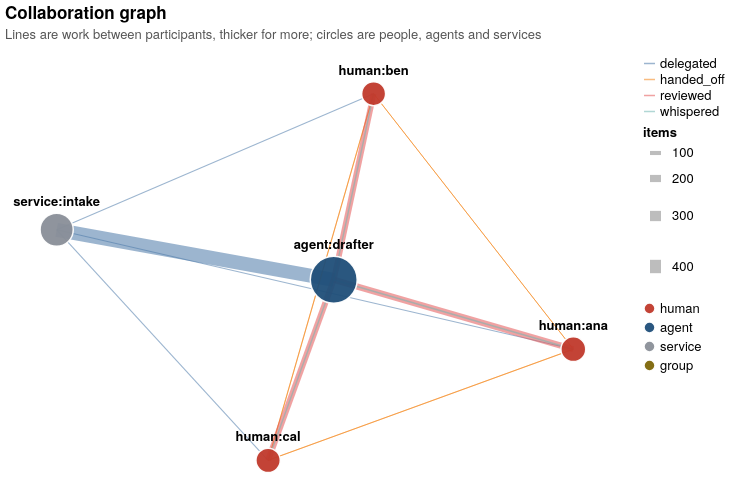

The cell this chart's notebook holds for it:
### Code cell
pictures["collaboration"]

### Figure 1 — Vega-Lite specification as saved in the notebook (floating-point values rounded to 4 significant figures)
{"$schema": "https://vega.github.io/schema/vega-lite/v5.json", "config": {"axis": {"domainColor": "#cccccc", "gridColor": "#eeeeee", "labelFontSize": 13, "labelPadding": 6, "titleFontSize": 14, "titlePadding": 10}, "font": "Helvetica Neue, Helvetica, Arial, sans-serif", "legend": {"labelFontSize": 13, "symbolSize": 120, "titleFontSize": 13}, "title": {"anchor": "start", "fontSize": 17, "fontWeight": 600, "offset": 14, "subtitleColor": "#555555", "subtitleFontSize": 13, "subtitlePadding": 6}, "view": {"stroke": null}}, "data": {"values": [{"mean_latency_s": null, "relation": "delegated", "source": "service:intake", "target": "agent:drafter", "weight": 420, "x": 0.0, "x2": 0.5363, "y": 0.6288, "y2": 0.4923}, {"mean_latency_s": null, "relation": "delegated", "source": "service:intake", "target": "human:ben", "weight": 4, "x": 0.0, "x2": 0.6135, "y": 0.6288, "y2": 1.0}, {"mean_latency_s": null, "relation": "delegated", "source": "service:intake", "target": "human:cal", "weight": 4, "x": 0.0, "x2": 0.4092, "y": 0.6288, "y2": 0.0}, {"mean_latency_s": null, "relation": "delegated", "source": "service:intake", "target": "human:ana", "weight": 2, "x": 0.0, "x2": 1.0, "y": 0.6288, "y2": 0.3031}, {"mean_latency_s": 1298.0, "relation": "handed_off", "source": "human:ana", "target": "human:cal", "weight": 3, "x": 1.0, "x2": 0.4092, "y": 0.3031, "y2": 0.0}, {"mean_latency_s": 1325.0, "relation": "handed_off", "source": "human:ben", "target": "human:cal", "weight": 2, "x": 0.6135, "x2": 0.4092, "y": 1.0, "y2": 0.0}, {"mean_latency_s": 1000.0, "relation": "handed_off", "source": "human:cal", "target": "human:ben", "weight": 2, "x": 0.4092, "x2": 0.6135, "y": 0.0, "y2": 1.0}, {"mean_latency_s": 586.0, "relation": "handed_off", "source": "human:ana", "target": "human:ben", "weight": 1, "x": 1.0, "x2": 0.6135, "y": 0.3031, "y2": 1.0}, {"mean_latency_s": 1570.0, "relation": "handed_off", "source": "human:ben", "target": "human:ana", "weight": 1, "x": 0.6135, "x2": 1.0, "y": 1.0, "y2": 0.3031}, {"mean_latency_s": 1609.0, "relation": "handed_off", "source": "human:cal", "target": "human:ana", "weight": 1, "x": 0.4092, "x2": 1.0, "y": 0.0, "y2": 0.3031}, {"mean_latency_s": 7143.0, "relation": "reviewed", "source": "human:ana", "target": "agent:drafter", "weight": 173, "x": 1.0, "x2": 0.5363, "y": 0.3031, "y2": 0.4923}, {"mean_latency_s": 7817.0, "relation": "reviewed", "source": "human:cal", "target": "agent:drafter", "weight": 164, "x": 0.4092, "x2": 0.5363, "y": 0.0, "y2": 0.4923}, {"mean_latency_s": 8952.0, "relation": "reviewed", "source": "human:ben", "target": "agent:drafter", "weight": 155, "x": 0.6135, "x2": 0.5363, "y": 1.0, "y2": 0.4923}, {"mean_latency_s": 388.9, "relation": "whispered", "source": "agent:drafter", "target": "human:ana", "weight": 18, "x": 0.5363, "x2": 1.0, "y": 0.4923, "y2": 0.3031}, {"mean_latency_s": 387.0, "relation": "whispered", "source": "agent:drafter", "target": "human:ben", "weight": 14, "x": 0.5363, "x2": 0.6135, "y": 0.4923, "y2": 1.0}, {"mean_latency_s": 376.2, "relation": "whispered", "source": "agent:drafter", "target": "human:cal", "weight": 12, "x": 0.5363, "x2": 0.4092, "y": 0.4923, "y2": 0.0}]}, "height": 440, "layer": [{"encoding": {"color": {"field": "relation", "title": null, "type": "nominal"}, "strokeWidth": {"field": "weight", "legend": {"title": "items"}, "scale": {"range": [1, 14]}, "type": "quantitative"}, "tooltip": [{"field": "source"}, {"field": "target"}, {"field": "relation"}, {"field": "weight"}, {"field": "mean_latency_s", "format": ".0f", "title": "mean latency (s)"}], "x": {"axis": null, "field": "x", "scale": {"domain": [-0.08, 1.08]}, "type": "quantitative"}, "x2": {"field": "x2"}, "y": {"axis": null, "field": "y", "scale": {"domain": [-0.08, 1.08]}, "type": "quantitative"}, "y2": {"field": "y2"}}, "mark": {"opacity": 0.55, "type": "rule"}}, {"data": {"values": [{"betweenness": 0.0, "in_weight": 912.0, "kind": "agent", "node": "agent:drafter", "out_weight": 44.0, "size": 956.0, "x": 0.5363, "y": 0.4923}, {"betweenness": 0.0, "in_weight": 22.0, "kind": "human", "node": "human:ana", "out_weight": 177.0, "size": 199.0, "x": 1.0, "y": 0.3031}, {"betweenness": 0.0, "in_weight": 21.0, "kind": "human", "node": "human:ben", "out_weight": 158.0, "size": 179.0, "x": 0.6135, "y": 1.0}, {"betweenness": 0.0, "in_weight": 21.0, "kind": "human", "node": "human:cal", "out_weight": 167.0, "size": 188.0, "x": 0.4092, "y": 0.0}, {"betweenness": 0.0, "in_weight": 0.0, "kind": "service", "node": "service:intake", "out_weight": 430.0, "size": 430.0, "x": 0.0, "y": 0.6288}]}, "encoding": {"color": {"field": "kind", "scale": {"domain": ["human", "agent", "service", "group"], "range": ["#c0392b", "#1f4e79", "#8a8f98", "#7d6608"]}, "title": null, "type": "nominal"}, "size": {"field": "size", "legend": null, "scale": {"domain": [0, 956.0], "range": [200.0, 2200.0]}, "type": "quantitative"}, "tooltip": [{"field": "node"}, {"field": "kind"}, {"field": "in_weight", "title": "work received"}, {"field": "out_weight", "title": "work sent"}, {"field": "betweenness", "format": ".2f"}], "x": {"field": "x", "type": "quantitative"}, "y": {"field": "y", "type": "quantitative"}}, "mark": {"opacity": 0.95, "stroke": "white", "strokeWidth": 1.5, "type": "circle"}}, {"data": {"values": [{"label_y": 0.5884, "node": "agent:drafter", "x": 0.5363}, {"label_y": 0.3664, "node": "human:ana", "x": 1.0}, {"label_y": 1.062, "node": "human:ben", "x": 0.6135}, {"label_y": 0.06259, "node": "human:cal", "x": 0.4092}, {"label_y": 0.7045, "node": "service:intake", "x": 0.0}]}, "encoding": {"text": {"field": "node"}, "x": {"field": "x", "type": "quantitative"}, "y": {"field": "label_y", "type": "quantitative"}}, "mark": {"fontSize": 13, "fontWeight": 600, "type": "text"}}], "resolve": {"scale": {"color": "independent", "size": "independent", "strokeWidth": "independent"}}, "title": {"subtitle": "Lines are work between participants, thicker for more; circles are people, agents and services", "text": "Collaboration graph"}, "usermeta": {"chap_analytics": {"chart": "collaboration"}}, "width": 620}
